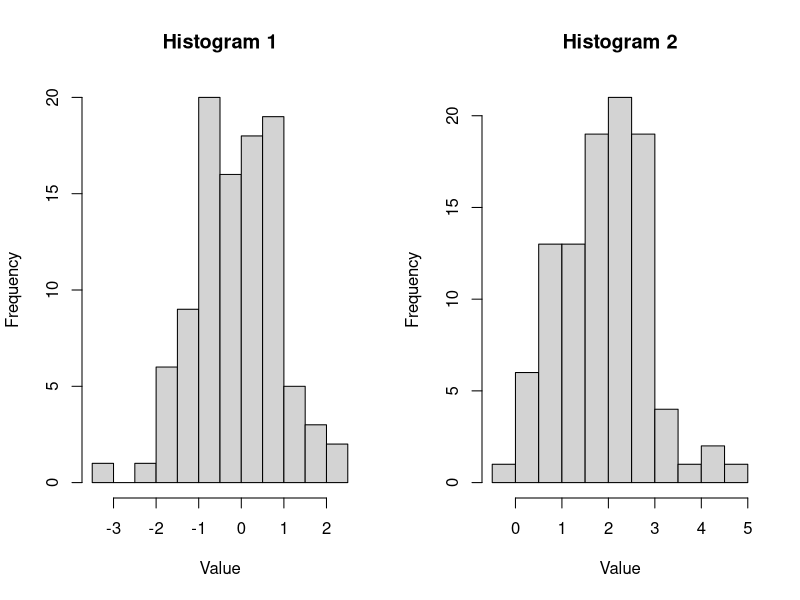
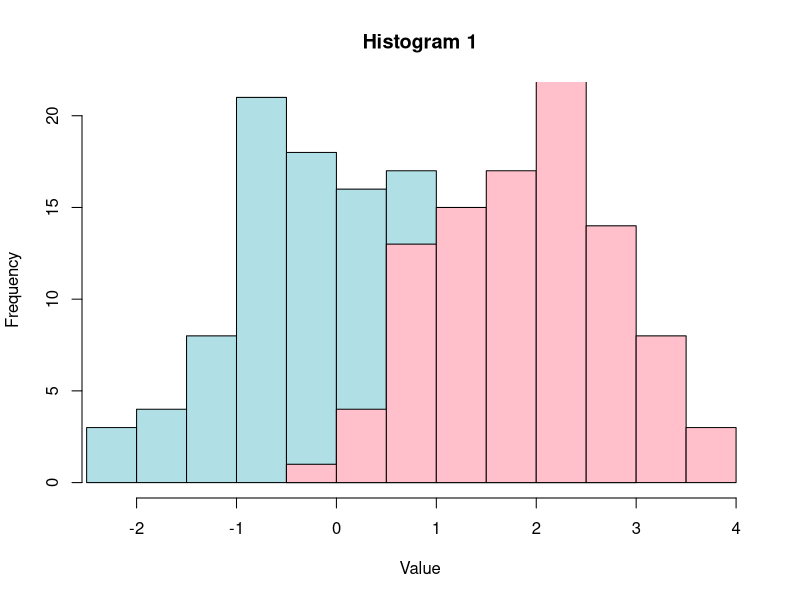
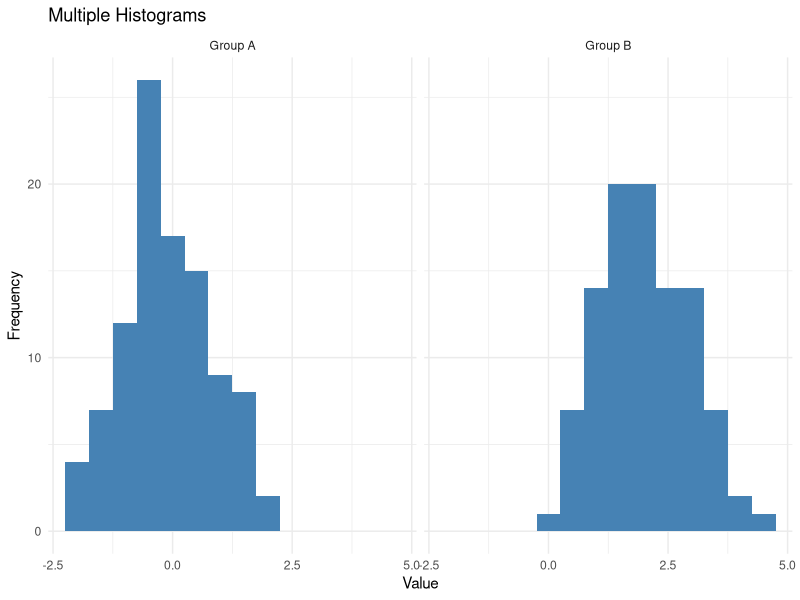

These figures' R source, in order:
## ---- chunk 1
# Create two example datasets
data1 <- rnorm(100, mean = 0, sd = 1)
data2 <- rnorm(100, mean = 2, sd = 1)

# Set up a side-by-side layout
par(mfrow = c(1, 2))

# Create the first histogram
hist(data1, main = "Histogram 1", xlab = "Value", ylab = "Frequency")

# Create the second histogram
hist(data2, main = "Histogram 2", xlab = "Value", ylab = "Frequency")

par(mfrow = c(1, 1))
## ---- chunk 2
# Create two example datasets
data1 <- rnorm(100, mean = 0, sd = 1)
data2 <- rnorm(100, mean = 2, sd = 1)

xmin <- min(data1, data2)
xmax <- max(data1, data2)

# Create the first histogram
hist(data1, main = "Histogram 1", xlab = "Value", ylab = "Frequency",
     col = "powderblue", xlim = c(xmin, xmax))

# Create the second histogram
hist(data2, main = "Histogram 2", xlab = "Value", ylab = "Frequency",
     col = "pink", add = TRUE, xlim = c(xmin, xmax))
## ---- chunk 3
library(ggplot2)

# Create an example dataset
data <- data.frame(
  group = rep(c("Group A", "Group B"), each = 100),
  value = c(rnorm(100, mean = 0, sd = 1), rnorm(100, mean = 2, sd = 1))
)

# Create multiple histograms using facets
ggplot(data, aes(x = value)) +
  geom_histogram(binwidth = 0.5, fill = "steelblue") +
  labs(title = "Multiple Histograms", x = "Value", y = "Frequency") +
  facet_wrap(~ group, nrow = 1) +
  theme_minimal()
